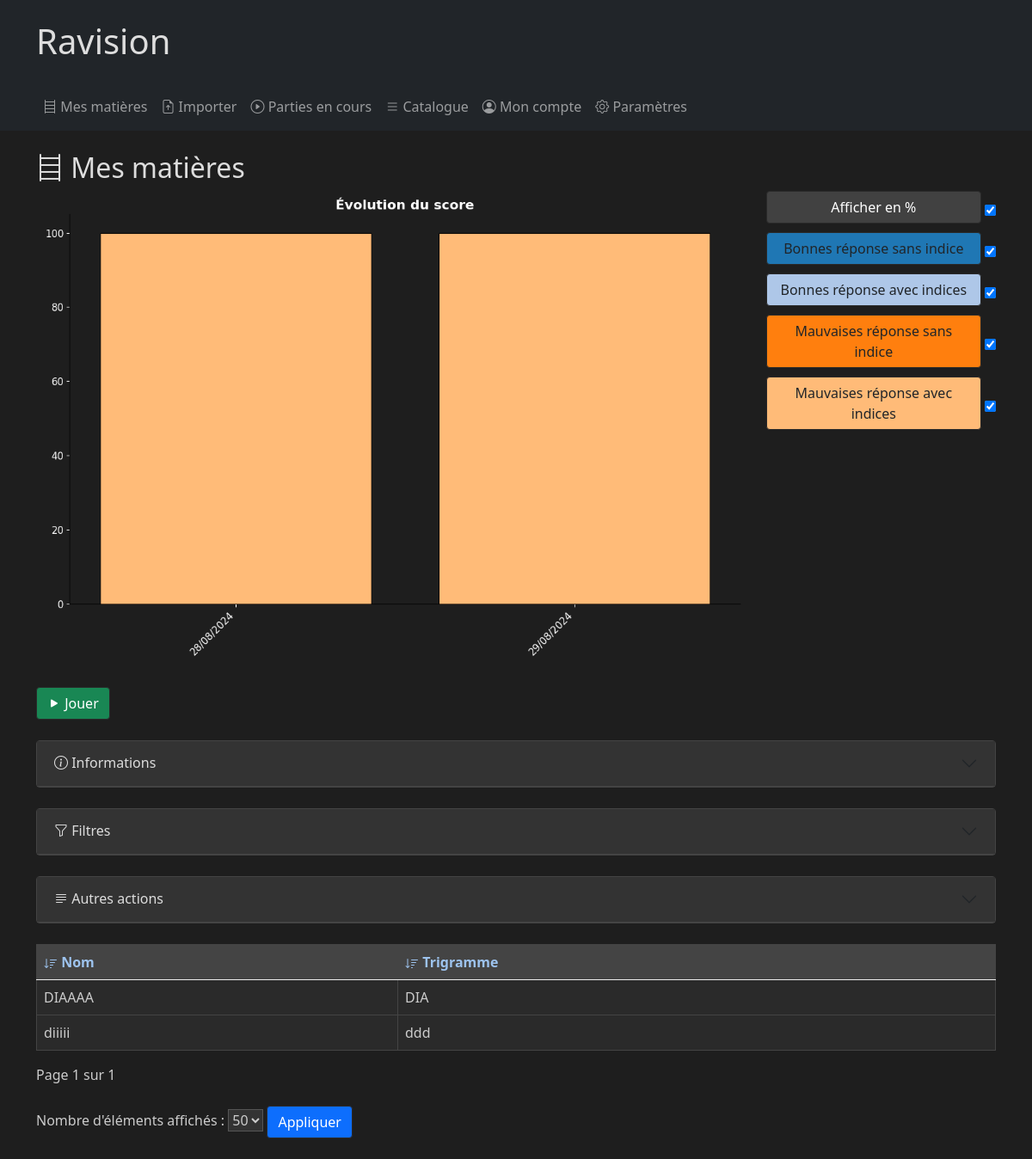
The page /quizz/subjects/ (signed in) on the database its author committed.
### quizz/models.py (models this page shows, shortened)
class Subject(models.Model):
    private = models.BooleanField(default=False)
    name = models.CharField(max_length = 255,default="")
    short_name = models.CharField(max_length = 3,default="",unique=True)
    user = models.ForeignKey(User, on_delete=models.CASCADE, null=True)
    creation_date = models.DateField(null=True, default=None, blank=True)
    last_change_date = models.DateField(null=True, default=None, blank=True)
    def as_dict(self):
        return {
            'name': self.name,
            'short_name': self.short_name
        }

### quizz/views.py (the view, shortened to what this page needs)
# urls.py: path('subjects/', views.subjects, name='subjects'),
def subjects(request):
    user = request.user
    filterForm = SubjectFilterForm(request.GET)
    subjects = Subject.objects.filter(user=user)
    addForm = SubjectUpdateForm()
    tests = Test.objects.filter(user=user)
    chart = get_custom_scores(tests, request)
    if filterForm.is_valid():
        subjects = filterForm.filter_queryset(subjects)
    info = {_('Amount of subjects'):subjects.count(),
            _('Amount of lectures'):Lecture.objects.filter(user=user).count(),
            _('Amount of questions'):Question.objects.filter(user=user).count()}
    info, chart = get_info_chart(request,info,tests)
    subjects = paginate_children(request,subjects)
    fields = {'name':_('Name'),'short_name':_('Trigram')}
    action = 'subjects'
    context = prepare_render_context(action, filterForm, subjects, request, fields, childurl='subject', addForm = addForm, chart=chart,property=False,info=info)
    return update_page(request,chart,action,context)

### quizz/forms.py (called while the page is built)
    def filter_queryset(self, queryset, **kwargs):
        filters = {}
        for field in self.fields:
            if self.cleaned_data.get(field):
                filters[f"{field}__icontains"] = self.cleaned_data.get(field)
        return queryset.filter(**filters, **kwargs)

### quizz/utils.py (called while the page is built)
def get_custom_scores(tests, request):
    values = ['1', None]
    percentage = (request.GET.get('percentage') in values)
    show_correct_without_hint = (request.GET.get('show_correct_without_hint') in values)
    show_correct_with_hint = (request.GET.get('show_correct_with_hint') in values)
    show_incorrect_without_hint = (request.GET.get('show_incorrect_without_hint') in values)
    show_incorrect_with_hint = (request.GET.get('show_incorrect_with_hint') in values)
    return get_scores(tests, percentage, show_correct_without_hint, show_correct_with_hint, show_incorrect_without_hint, show_incorrect_with_hint, request.dark_mode)

def getChildrenPerPage(request):
    return request.GET.get('children_per_page', DEFAULT_PER_PAGE)

def ajax_check(request):
    return request.headers.get('X-Requested-With') == 'XMLHttpRequest'

def paginate_children(request,children):
    return paginate_queryset(children.order_by(f"{'-' if request.GET.get('order', 'asc') == 'desc' else ''}{request.GET.get('sort_by', 'name')}"), request, getChildrenPerPage(request))

def update_page(request,chart,action,context):
    if ajax_check(request):
        return update_chart(request,chart)
    return render(request, f'quizz/{action}.html', context)

def paginate_queryset(queryset, request, per_page=10):
    paginator = Paginator(queryset, per_page)
    page_number = request.GET.get('page')
    try:
        return paginator.page(page_number)
    except PageNotAnInteger:
        return paginator.page(1)
    except EmptyPage:
        return paginator.page(paginator.num_pages)

def all_test_count(tests,user_tests):
    return {_('Amount of attempts'):tests.count(),
            _('Amount of successful attempts'):tests.filter(correct=True).count(),
            _('My amount of attempts'):user_tests.count(),
            _('My amount of successful attempts'):user_tests.filter(correct=True).count()}

def get_info_chart(request,info,tests):
    user = request.user
    user_tests = tests.filter(user=user)
    chart = get_custom_scores(user_tests, request)
    info.update(all_test_count(tests,user_tests))
    return info, chart

### quizz/templates/quizz/subjects.html
{% extends 'quizz/base.html' %}
{% load i18n %}
{% block content %}
<h2><i class="bi bi-bookshelf"></i> {% trans "My subjects" %}</h2>
{% include 'quizz/object.html' %}
{% endblock %}

### quizz/templates/quizz/object.html (shortened to what this page needs)
{% block content %}
{% load i18n %}
{% if chart %}
<div id="chart-container">
{% include 'quizz/object_content/graph.html' %}
<form method="get" id="score-form">
    <label for="percentage" id="label-percentage" class="btn label {% if request.GET.percentage in defaultvis %}label-white{% else %}label-grey{% endif %}">
        {% trans "show in percent" %}</label>
    <input type="checkbox" id="percentage" name="percentage" value="1"
        {% if request.GET.percentage in defaultvis %}checked{% endif %}
        onchange="submitFormAjax();toggleLabelColor('#label-percentage','label-white');">
    <br />
    <label for="show_correct_without_hint" id="label-cwo" class="btn label {% if request.GET.show_correct_without_hint in defaultvis %}label-navy{% else %}label-grey{% endif %}">{% trans "Good answers without hint" %}</label>
    <input type="checkbox" id="show_correct_without_hint" name="show_correct_without_hint" value="1"
        {% if request.GET.show_correct_without_hint in defaultvis %}checked{% endif %}
        onchange="submitFormAjax();toggleLabelColor('#label-cwo','label-navy');">
    <br />
    <label for="show_correct_with_hint" id="label-cwi" class="btn label {% if request.GET.show_correct_with_hint in defaultvis %}label-blue{% else %}label-grey{% endif %}">{% trans "Good answers with hint" %}</label>
    <input type="checkbox" id="show_correct_with_hint" name="show_correct_with_hint" value="1"
        {% if request.GET.show_correct_with_hint in defaultvis %}checked{% endif %}
        onchange="submitFormAjax();toggleLabelColor('#label-cwi','label-blue');">
    <br />
    <label for="show_incorrect_without_hint" id="label-iwo" class="btn label {% if request.GET.show_incorrect_without_hint in defaultvis %}label-red{% else %}label-grey{% endif %}">{% trans "Wrong answers without hint" %}</label>
    <input type="checkbox" id="show_incorrect_without_hint" name="show_incorrect_without_hint" value="1"
        {% if request.GET.show_incorrect_without_hint in defaultvis %}checked{% endif %}
        onchange="submitFormAjax();toggleLabelColor('#label-iwo','label-red');">
    <br />
    <label for="show_incorrect_with_hint" id="label-iwi" class="btn label {% if request.GET.show_incorrect_with_hint in defaultvis %}label-orange{% else %}label-grey{% endif %}">{% trans "Wrong answers with hint" %}</label>
    <input type="checkbox" id="show_incorrect_with_hint" name="show_incorrect_with_hint" value="1"
        {% if request.GET.show_incorrect_with_hint in defaultvis %}checked{% endif %}
        onchange="submitFormAjax();toggleLabelColor('#label-iwi','label-orange');">
</form>
</div>
{% endif %}
{% if urls.game %}
    <br />
    <form method="post" action="{% if quizz%}{% url urls.game object.id%}{%elif object %}{% url urls.game urls.action object.id%}{% else %}{% url urls.game urls.action 0 %}{% endif %}">
        <button type="submit" class="btn btn-success" name="action" value="play"><i class="bi bi-play-fill"></i> {%trans "Play"%}</button>
    </form>
{% endif %}
<br />
{% if info %}
{% include 'quizz/object_content/info.html'%}
{% endif %}
{% if forms.filter %}
<br />
<div class="accordion" id="filterAccordion2">
    <div class="accordion-item">
        <h2 class="accordion-header" id="filterHeading2">
            <button class="accordion-button collapsed" type="button" data-bs-toggle="collapse" data-bs-target="#filterCollapse2" aria-expanded="true" aria-controls="filterCollapse2">
                <i class="bi bi-funnel"></i>&nbsp;{%trans "Filters"%}
            </button>
        </h2>
    </div>
</div>
{% endif %}
<br />
<div class="accordion" id="filterAccordion3">
    <div class="accordion-item">
        <h2 class="accordion-header" id="filterHeading3">
            <button class="accordion-button collapsed" type="button" data-bs-toggle="collapse" data-bs-target="#filterCollapse3" aria-expanded="true" aria-controls="filterCollapse3">
                <i class="bi bi-justify-left"></i>&nbsp;{%trans "Other actions"%}
            </button>
        </h2>
    </div>
</div>
<br />
<table class="table">
    <thead>
        <tr>
            {% for field, label in fields.items %}
            <th>
                <a style="text-decoration:none" href="?sort_by={{ field }}&order={% if sort_by == field %}{% if order == 'desc' %}asc{% else %}desc{% endif %}{% else %}asc{% endif %}&children_per_page={{children_per_page}}">
                    <svg xmlns="http://www.w3.org/2000/svg" width="16" height="16" fill="currentColor" class="bi bi-sort-down{% if sort_by == field %} {% if order == 'desc' %}rotate180{% endif %}{% endif %}" viewBox="0 0 16 16">
                        <path d="M3.5 2.5a.5.5 0 0 0-1 0v8.793l-1.146-1.147a.5.5 0 0 0-.708.708l2 1.999.007.007a.497.497 0 0 0 .7-.006l2-2a.5.5 0 0 0-.707-.708L3.5 11.293zm3.5 1a.5.5 0 0 1 .5-.5h7a.5.5 0 0 1 0 1h-7a.5.5 0 0 1-.5-.5M7.5 6a.5.5 0 0 0 0 1h5a.5.5 0 0 0 0-1zm0 3a.5.5 0 0 0 0 1h3a.5.5 0 0 0 0-1zm0 3a.5.5 0 0 0 0 1h1a.5.5 0 0 0 0-1z"/>
                    </svg>
                 {{ label }}</a>
            </th>
            {% endfor %}
        </tr>
    </thead>
    <tbody>
        {% for object in children %}
        <tr class="object-row" data-url="{% url urls.child id=object.id%}">
            {% for key, value in object.as_dict.items %}
            <td>{{ value|default:"<span style='color: darkred;font-weight: bold;'>?</span>" }}</td>
            {% endfor %}
        </tr>
        {% endfor %}
    </tbody>
</table>
{% if children %}
<div class="pagination">
    <span class="step-links">
        <span class="current">
            {%trans "Page"%} {{ children.number }} {%trans "-page- of"%} {{ children.paginator.num_pages }}
        </span>
    </span>
</div>
<br />
<form method="get" action="{% if object.id %}{% url urls.action id=object.id%}{% else %}{% url urls.action %}{% endif %}">
    <label for="children_per_page">{%trans "Number of displayed elements"%} :</label>
    <select name="children_per_page" id="children_per_page">
        {% for option in amounts_of_children %}
            <option value="{{ option }}" {% if children_per_page == option %} selected {% endif %}>{{ option }}</option>
        {% endfor %}
    </select>
    <button type="submit" class="btn btn-primary">{%trans "Apply"%}</button>
</form>
<br />
{% endif %}
{% endblock %}

### quizz/static/quizz/style.css (style rules this page uses)
#chart-container { display: flex; flex-wrap: wrap; }
body.dark-mode { background-color: #1e1e1e; color: #ccc; }
body.dark-mode a { color: #9dc3ee; }
body.dark-mode .btn { border: 1px solid #2a2a2a; }
body.dark-mode input, body.dark-mode textarea, body.dark-mode select { background-color: #333; color: #ccc; border: 1px solid #555; }
body.dark-mode table th, body.dark-mode table td { border: 1px solid #444; }
body.dark-mode table { background-color: #2a2a2a; color: #ccc; }
body.dark-mode table th { background-color: #444; color: #eee; }
body.dark-mode h1, body.dark-mode h2, body.dark-mode h3, body.dark-mode h4, body.dark-mode h5, body.dark-mode h6 { color: #ddd; }
body.dark-mode .accordion-item { background-color: #2a2a2a; border: 1px solid #444; }
body.dark-mode .accordion-header { background-color: #333; border-bottom: 1px solid #444; }
body.dark-mode .accordion-button { background-color: #333; color: #ddd; border: none; }
.label { color:white; display: inline-block; width: 250px; padding: 10px; margin-bottom: 10px; text-align: left; cursor: pointer; border: 1px solid #ccc; border-radius: 5px; }
body.dark-mode .label-white { background-color: #414141; color: white; }
body.dark-mode .label-red { background-color: #ff7f0e; }
body.dark-mode .label-orange { background-color: #ffbb78; }
body.dark-mode .label-navy { background-color: #1f77b4; }
body.dark-mode .label-blue { background-color: #aec7e8; }

### rows shown on the page
Subject: as_dict "DIAAAA" "DIA"
Subject: as_dict "diiiii" "ddd"

### other values the page prints
{{ label }} "Nom" "Trigramme"
{{ children.number }} "1"
{{ children.paginator.num_pages }} "1"
form field children_per_page "50"
